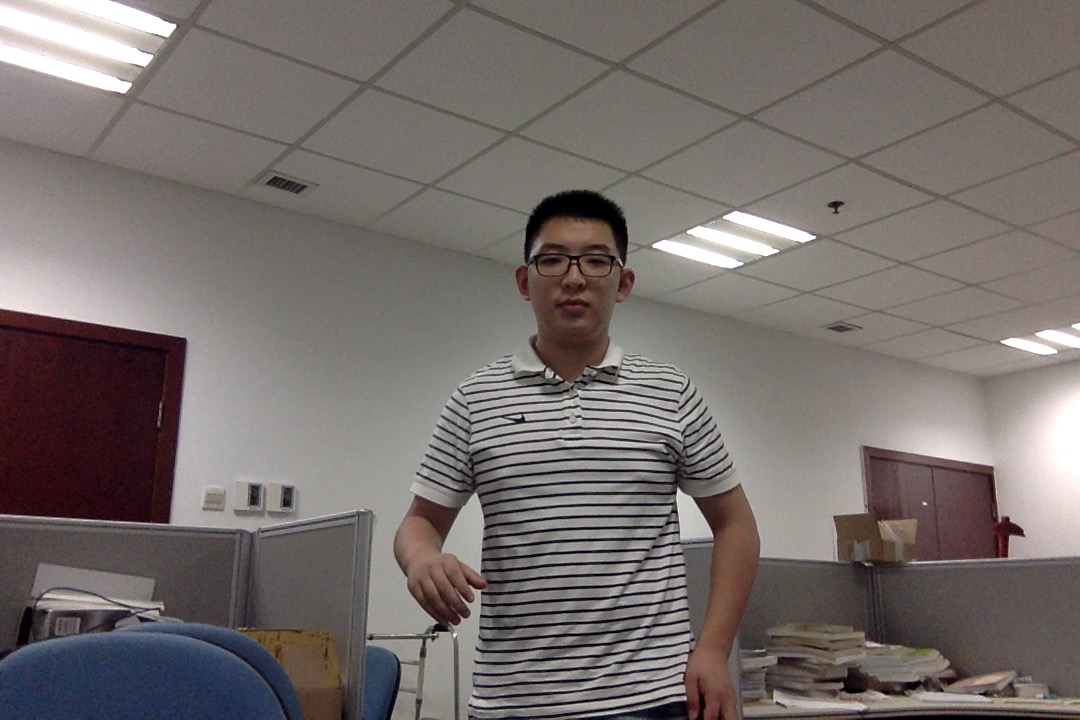
//> input picture bin/input1.jpg, 1080 x 720 px
$ ./main ../bin/input1.jpg ../bin/input2.jpg   (built with g++ and OpenCV 4)
//> lines starting //> are read from the running program, lines starting //| are printed output that depends on the picture
#include <stdio.h>
#include <iostream>
#include "opencv2/core/core.hpp"
#include "opencv2/features2d/features2d.hpp"
#include "opencv2/highgui/highgui.hpp"
#include "opencv2/nonfree/features2d.hpp"

using namespace cv;

void readme();

/** @function main */
int main( int argc, char** argv )
{
  if( argc != 3 )
   { return -1; }

  Mat img_1 = imread( argv[1], CV_LOAD_IMAGE_GRAYSCALE );
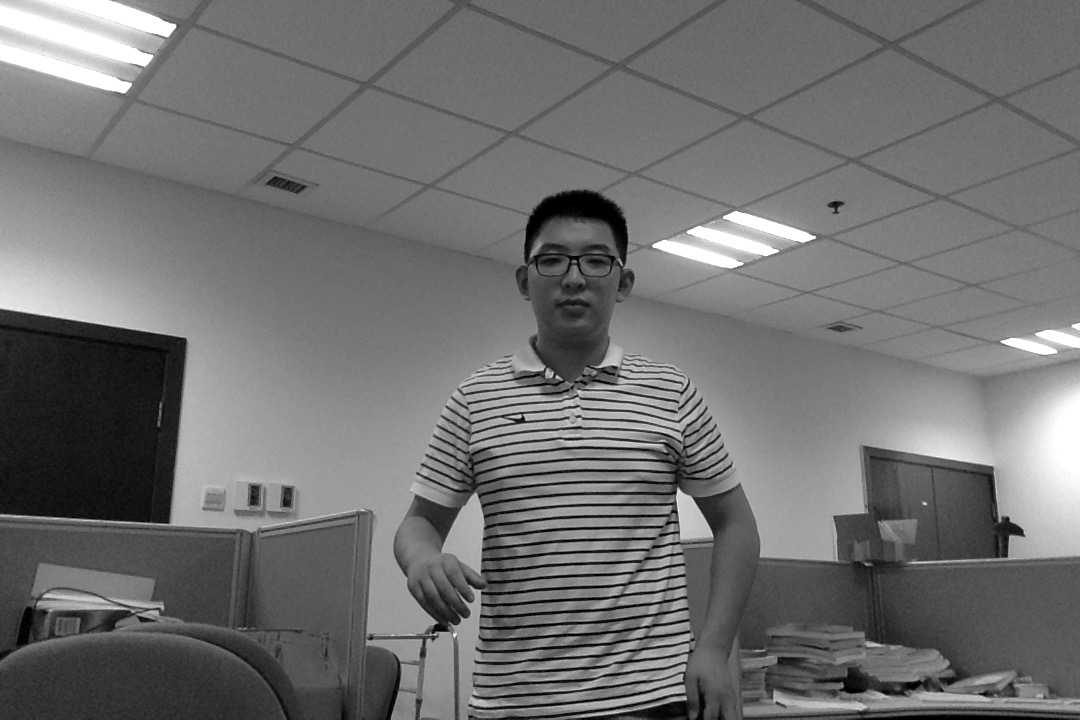
//> img_1: 720 rows x 1080 cols, CV_8UC1; min 0, max 255, mean 111.8
  Mat img_2 = imread( argv[2], CV_LOAD_IMAGE_GRAYSCALE );
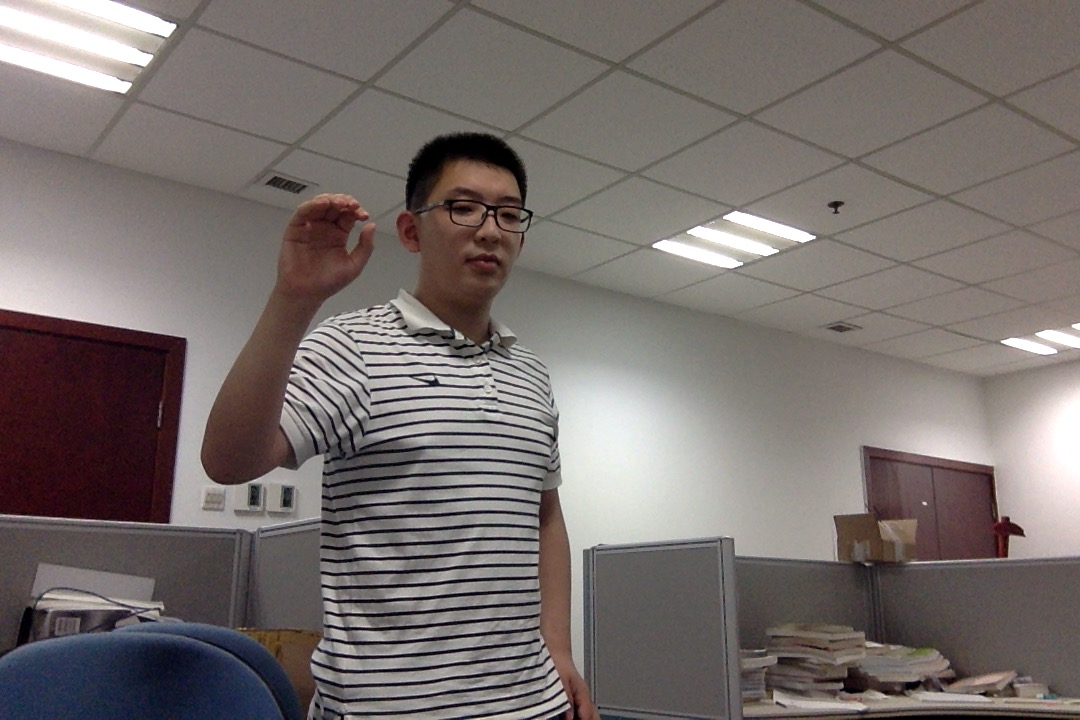
//> input picture bin/input2.jpg, 1080 x 720 px
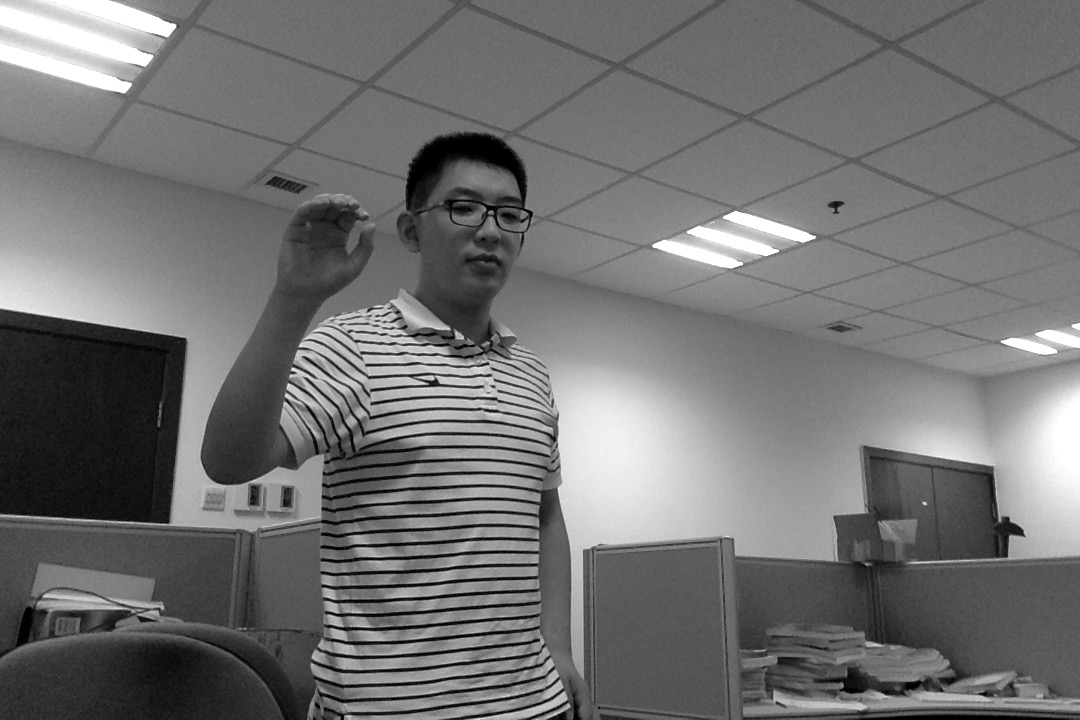
//> img_2: 720 rows x 1080 cols, CV_8UC1; min 0, max 255, mean 112.9

  if( !img_1.data || !img_2.data )
   { return -1; }

  //-- Step 1: Detect the keypoints using SURF Detector
  int minHessian = 5000;

//> (the run ends here: the program needs code that is not available in this run, at `SurfFeatureDetector detector( minHessian );`)
